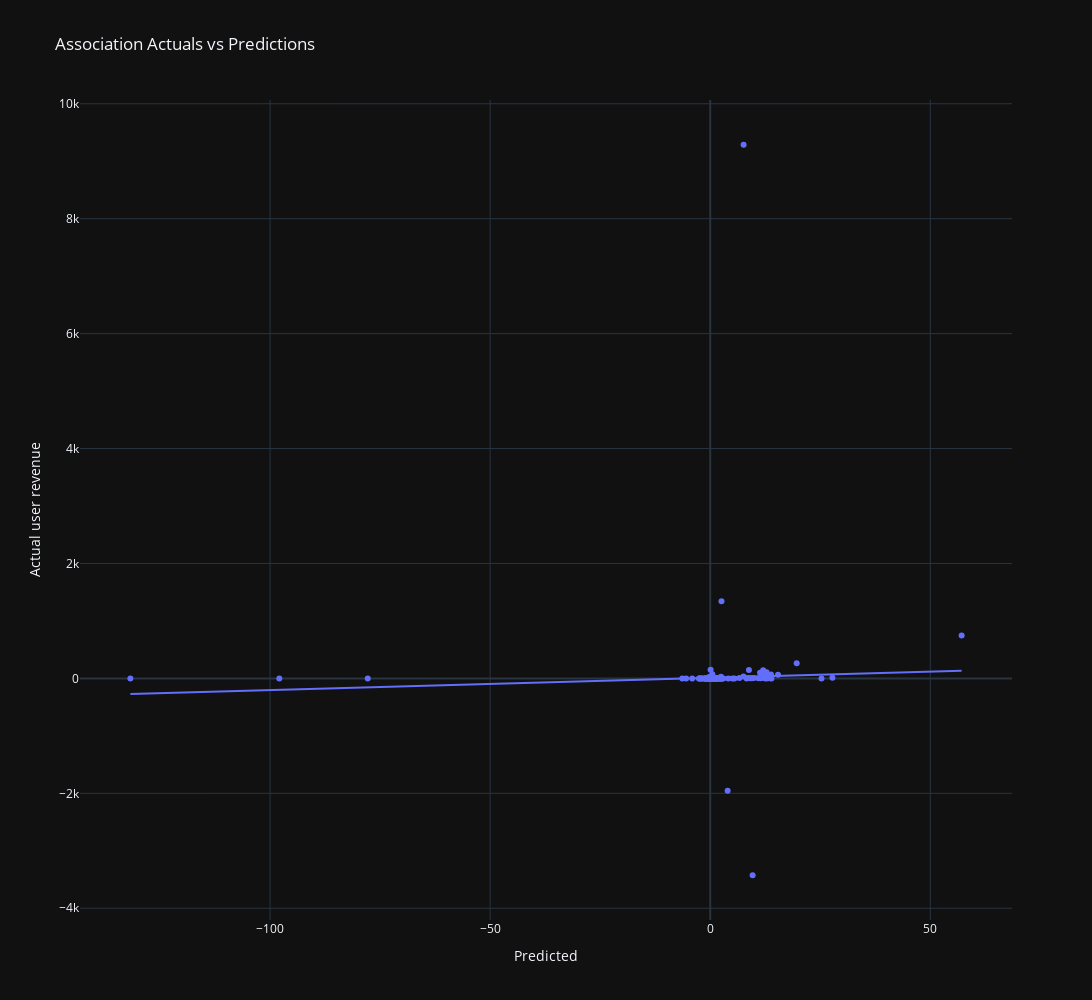

Notebook cell for this chart:
### Code cell
import plotly.express as px
import pandas as pd

pdf = pd.DataFrame({'y_test': y_test, 'predictions': predictions}).sample(700)

# Create a scatter plot with color-coded categories
fig = px.scatter(pdf, x = 'predictions', y = 'y_test', title = 'Association Actuals vs Predictions', trendline='ols',
                 labels = {'predictions': 'X-axis Label', 'y_test': 'Y-axis Label'},
                 template = 'plotly_dark',  # Choose a dark template for a professional look
                 hover_data = ['predictions', 'y_test'],  # Additional information on hover
                #  marginal_x = 'box',  # Display box plot on the x-axis
                #  marginal_y = 'violin'  # Display violin plot on the y-axis
                 )

# Customize the layout
fig.update_layout(
    width = 1500,  # Set the width in pixels
    height = 1000,  # Set the height in pixels
    xaxis = dict(title_text = 'Predicted'),
    yaxis = dict(title_text = 'Actual user revenue'),
    legend = dict(title = 'Legend Title'),
    showlegend = True
)

# Show the plot
fig.show()

### Figure 1 — Plotly figure (JSON) as saved in the notebook; plotly's stock layout.template omitted (floating-point values rounded to 4 significant figures; data arrays with more than 128 entries replaced by an {"elided": "..."} marker saying what was removed)
{"data": [{"hovertemplate": "X-axis Label=%{x}<br>Y-axis Label=%{y}<extra></extra>", "legendgroup": "", "marker": {"color": "#636efa", "symbol": "circle"}, "mode": "markers", "name": "", "orientation": "v", "showlegend": false, "type": "scatter", "x": {"elided": "700 float values"}, "xaxis": "x", "y": {"elided": "700 float values"}, "yaxis": "y"}, {"hovertemplate": "<b>OLS trendline</b><br>y_test = 2.13206 * predictions + 10.2741<br>R<sup>2</sup>=0.001828<br><br>X-axis Label=%{x}<br>Y-axis Label=%{y} <b>(trend)</b><extra></extra>", "legendgroup": "", "marker": {"color": "#636efa", "symbol": "circle"}, "mode": "lines", "name": "", "showlegend": false, "type": "scatter", "x": {"elided": "700 float values"}, "xaxis": "x", "y": {"elided": "700 float values"}, "yaxis": "y"}], "layout": {"height": 1000, "legend": {"title": {"text": "Legend Title"}, "tracegroupgap": 0}, "showlegend": true, "title": {"text": "Association Actuals vs Predictions"}, "width": 1500, "xaxis": {"anchor": "y", "domain": [0, 1], "title": {"text": "Predicted"}}, "yaxis": {"anchor": "x", "domain": [0, 1], "title": {"text": "Actual user revenue"}}}}
